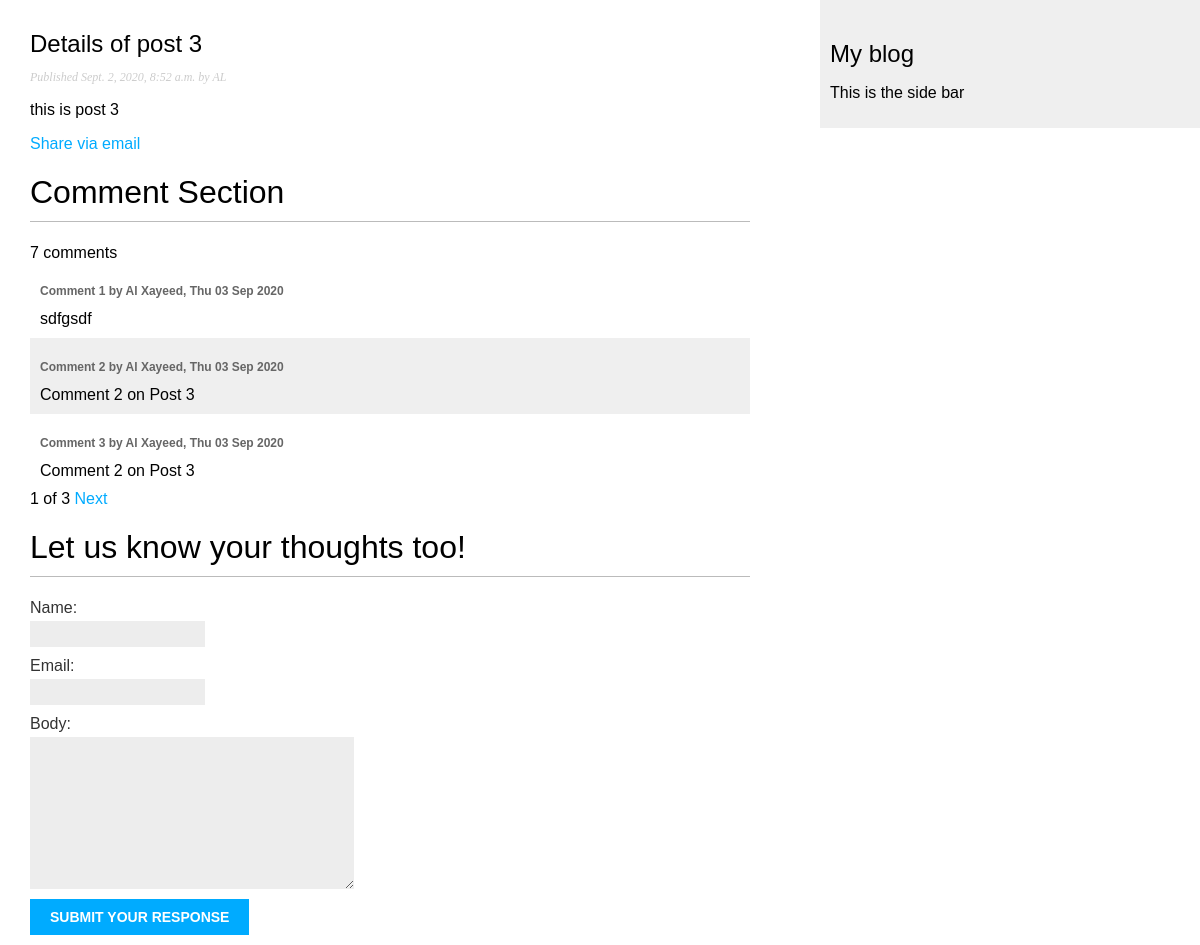
The page /2020/9/2/post-3/ on the database its author committed.
### blog/models.py (models this page shows, shortened)
class Post(models.Model):
    STATUS_CHOICES = (
        ('draft', 'Draft'),
        ('published', 'Published')
    )
    title = models.CharField(max_length=250)
    slug = models.SlugField(max_length=250,
                            unique_for_date='publish')
    author = models.ForeignKey(User, on_delete=models.CASCADE,
                               related_name='blog_post')
    body = models.TextField()
    publish = models.DateTimeField(default=timezone.now)
    created = models.DateTimeField(auto_now_add=True)
    updated = models.DateTimeField(auto_now=True)
    status = models.CharField(max_length=10,
                              choices=STATUS_CHOICES,
                              default='draft')
    class Meta:
        ordering = ('-publish',)
    objects = models.Manager()  # default manager
    published = PublishedManager()

class Comment(models.Model):
    post = models.ForeignKey(
        Post, on_delete=models.CASCADE, related_name="comment")
    """ that means,Post object will have a backward relation to Comment object with 'comment' name , eg- post.comment.all()
     (default related_name value will be 'comments_set').
     If related_name value is '+' , or ends with '+', Post will not have backward relation to Comment
     """
    name = models.CharField(max_length=30)
    email = models.EmailField()
    body = models.TextField(max_length=250)
    created = models.DateTimeField(auto_now_add=True)
    active = models.BooleanField(default=True)
    class Meta:
        ordering = ["created"]

### blog/views.py (the view)
def post_details(request, year, month, day, post):
    post = get_object_or_404(Post, slug=post,
                             status='published',
                             publish__year=year,
                             publish__month=month,
                             publish__day=day,
                             )
    comment_made = None
    if request.method == 'POST':
        comment_form = CommentForm(request.POST)
        if comment_form.is_valid():
            comment_made = comment_form.save(commit=False)
            comment_made.post = post  # bind this comment to this post
            comment_made.save()
            print(comment_made.post)
    else:
        comment_form = CommentForm()
    comments = post.comment.filter(active='True')
    paginator = Paginator(comments, 3)
    page = request.GET.get('page')
    try:
        page_comments = paginator.page(page)
    except EmptyPage:
        page_comments = paginator.page(paginator.num_pages)
    except PageNotAnInteger:
        page_comments = paginator.page(1)
    return render(request, 'blog/post/detail.html', {'post': post, 'comment_form': comment_form, 'page_comments': page_comments, 'comment_made': comment_made})

### blog/forms.py
class CommentForm(forms.ModelForm):
    class Meta:
        model = Comment
        fields = ['name', 'email', 'body']

### blog/templates/blog/post/detail.html (shortened to what this page needs)
{% extends 'blog/base.html' %}
{%block content %}
<h2>Details of {{ post.title }}</h2>
<p class="date">Published {{ post.publish }} by {{ post.author|upper }}</p>
{{ post.body|linebreaks }}
<p>
    <a href="{% url 'blog:share_post' post.id %}">
        Share via email
    </a>
</p>
<h1> Comment Section</h1>
{% with page_comments.paginator.object_list.count as total_comment %}
{{ total_comment}} comment{{ total_comment|pluralize }}
{% endwith %}
<br>
{% for comment in page_comments %}
<div class="comment">
    <p class="info">
        Comment {{ forloop.counter }} by {{ comment.name }},
        {{ comment.created|date:'D d M Y' }}
    </p>
    {{ comment.body|truncatewords:10 }}
</div>
{% endfor %}
{% include 'blog/post/paginator.html' with page=page_comments %}
{% if not comment_made %}
<h1>Let us know your thoughts too!</h1>
<form method="POST">
    {{ comment_form }}
    <input type="submit" value="Submit Your Response">
</form>
{% else %}
<h6>Your comment has sucessfully recorded. Thanks for your feedback!</h6>
{% endif %}
{% endblock %}

### blog/static/blog/css/blog.css (style rules this page uses)
body { margin: 0; padding: 0; font-family: helvetica, sans-serif; }
a { color: #00abff; text-decoration: none; }
h1 { font-weight: normal; border-bottom: 1px solid #bbb; padding: 0 0 10px 0; }
h2 { font-weight: normal; margin: 30px 0 0; }
p.date { color: #ccc; font-family: georgia, serif; font-size: 12px; font-style: italic; }
label { float: left; clear: both; color: #333; margin-bottom: 4px; }
input, textarea { clear: both; float: left; margin: 0 0 10px; background: #ededed; border: 0; padding: 6px 10px; font-size: 12px; }
input[type="submit"] { font-weight: bold; background: #00abff; color: #fff; padding: 10px 20px; font-size: 14px; text-transform: uppercase; }
.comment { padding: 10px; }
.comment:nth-child(even) { background: #efefef; }
.comment .info { font-weight: bold; font-size: 12px; color: #666; }

### rows shown on the page
Post: title "post 3", publish "Sept. 2, 2020, 8:52 a.m.", author "AL", body "this is post 3"
Comment: name "Al Xayeed", created "Thu 03 Sep 2020", body "sdfgsdf"
Comment: name "Al Xayeed", created "Thu 03 Sep 2020", body "Comment 2 on Post 3"
Comment: name "Al Xayeed", created "Thu 03 Sep 2020", body "Comment 2 on Post 3"

### other values the page prints
{{ total_comment }} "7"
{{ page.number }} "1"
{{ page.paginator.num_pages }} "3"
